Frame 1 (no input): blank canvas, image omitted
Frame 60 (the mouse pressed at the canvas centre just before this capture): blank canvas, image omitted
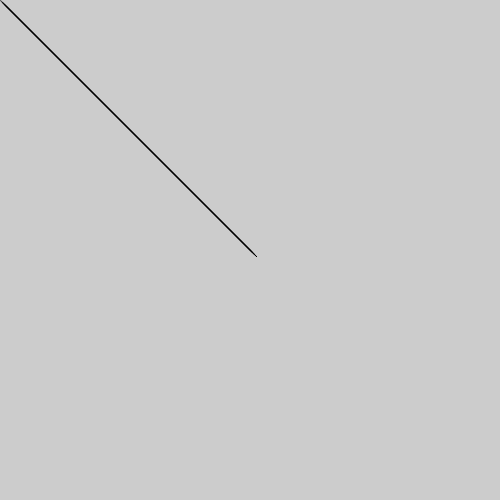
Frame 120 (the mouse held since frame 60 and released just before this capture)

The Processing sketch whose frames 1 and 60 were blank and that drew this single picture after the mouse press (run headless with seeded random() and noise(); from frame 60 on, the mouse is pressed at the canvas centre):

// Processing sketch: processing_11686
// ── processing_11686.pde

void setup() {
  size(500, 500);
  smooth();
}

void draw() {
  if(mousePressed == true){

    blurredLine(pmouseX, pmouseY, mouseX, mouseY);

  }
}

void blurredLine(float x1, float y1, float x2, float y2) {
  //ここから
  for(int i = 0; i< 7; i++){
    stroke(0, random(255));
    line(x1+ 1 * i, y1+ 1 * i , x2+ 1 * i, y2+ 1 * i);
  }
}
  //ここまでを書き替える

void keyPressed() {
  //キーボートをクリックしたときに画像を保存
  save("blurredLine.png");
}
